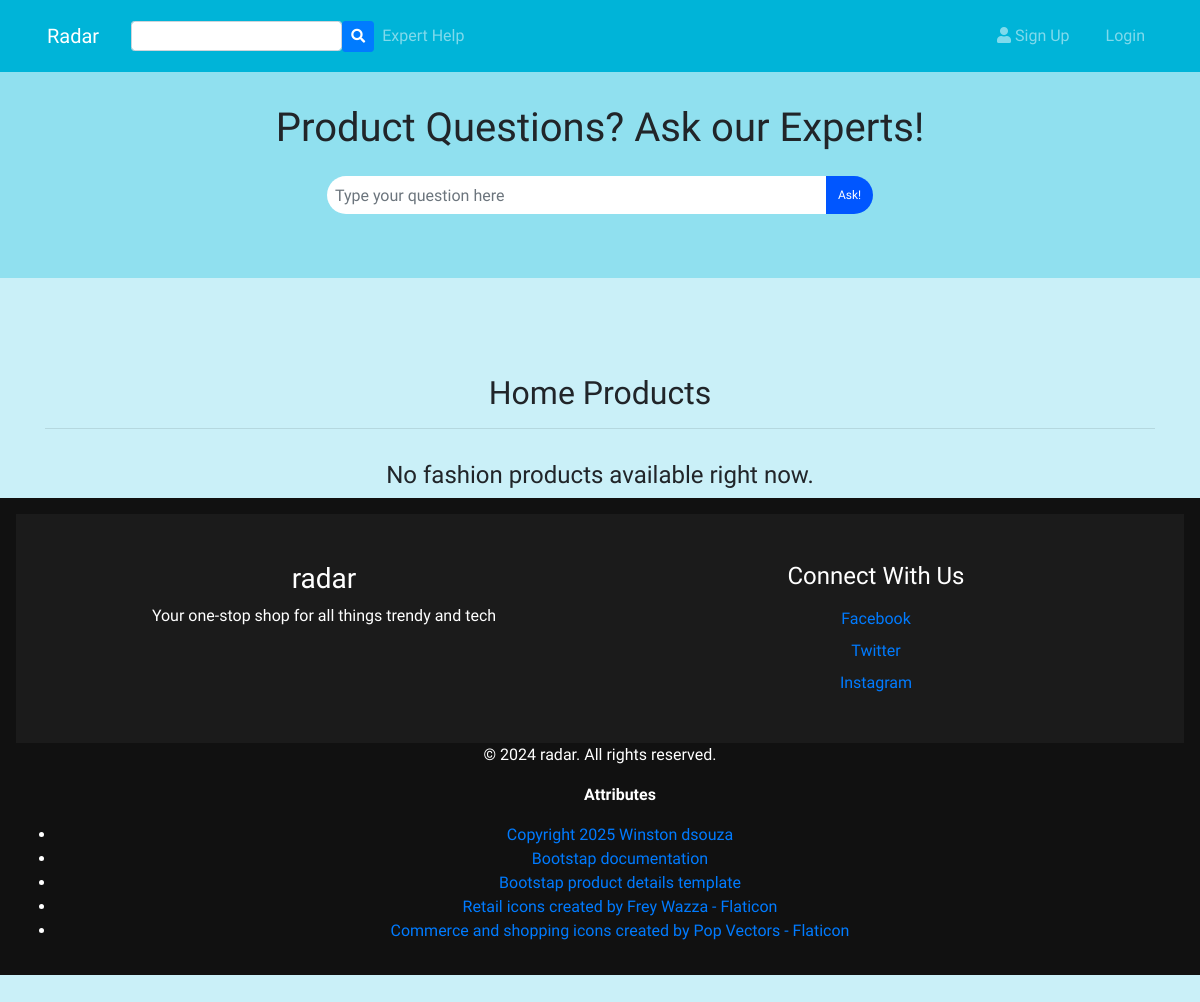
/home.php, run on an earlier commit of the app's database.
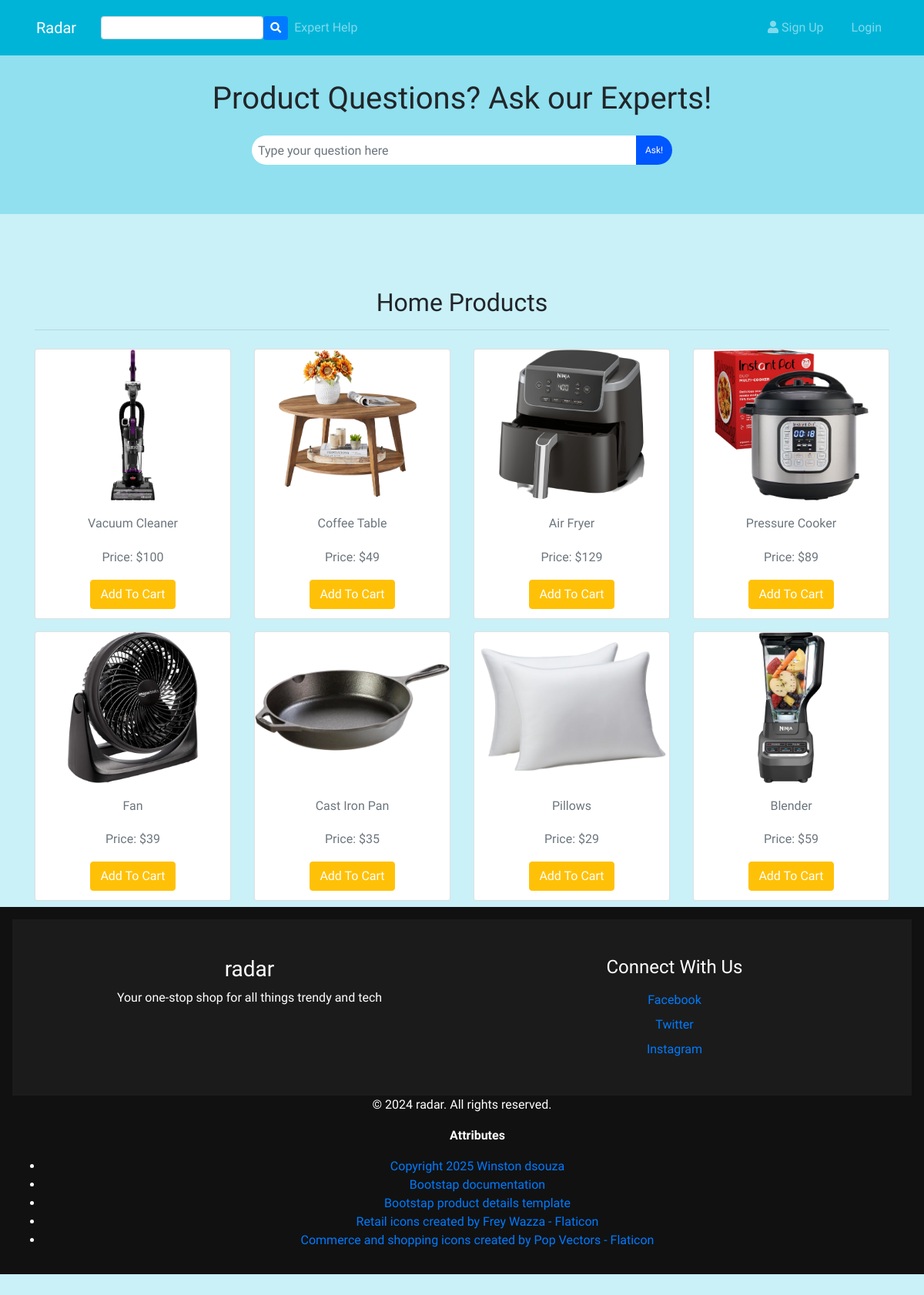
And on a later commit of the database.
### tables this page shows
CREATE TABLE `products` (
  `id` int(11) NOT NULL,
  `name` varchar(30) DEFAULT NULL,
  `price` int(20) NOT NULL,
  `image_path` varchar(255) DEFAULT NULL,
  `category` enum('','Electronics','Home','Fashion') NOT NULL DEFAULT '',
  `is_summer` tinyint(1) NOT NULL DEFAULT 0
);

### home.php (the view, shortened to what this page needs)
<?php
require 'includes/common.php';
?>
<!DOCTYPE html>
<html lang="en">
<head>
    <link rel="stylesheet" href="includes/styles.css?v=1.0">
    <link rel="stylesheet" href="https://stackpath.bootstrapcdn.com/bootstrap/4.1.3/css/bootstrap.min.css">
    <link href="https://stackpath.bootstrapcdn.com/font-awesome/4.7.0/css/font-awesome.min.css" rel="stylesheet" >
</head>
<body>
    <?php include 'includes/question_bar.php' ?>
    <div class="container" style="margin-top: 80px;">
        <h2 class="text-center">Home Products</h2>
        <hr>
        <div class="row text-center">
            <?php
            $query = "SELECT * FROM products WHERE category = 'home'";
            $result = mysqli_query($con, $query);
            if (mysqli_num_rows($result) > 0) {
                while ($row = mysqli_fetch_assoc($result)) {
                    ?>
                    <div class="col-md-3 col-6 py-2">
                        <div class="card position-relative">
                            <a href="product.php?id=<?php echo $row['id']; ?>" class="stretched-link text-decoration-none text-dark">
                                <img src="<?php echo htmlspecialchars($row['image_path']); ?>" class="img-fluid pb-1" style="height: 200px; object-fit: contain;" alt="<?php echo htmlspecialchars($row['name']); ?>">
                                <div class="figure-caption">
                                    <h6><?php echo htmlspecialchars($row['name']); ?></h6>
                                    <h6>Price: $<?php echo htmlspecialchars($row['price']); ?></h6>
                                </div>
                            </a>
                            <div class="card-footer bg-white border-0">
                                <?php
                                if (!isset($_SESSION['email'])) {
                                    ?>
                                    <a href="index.php#login" role="button" class="btn btn-warning text-white">Add To Cart</a>
                                    <?php
                                }
                                ?>
                            </div>
                        </div>
                    </div>
                    <?php
                }
            } else {
                echo "<h4 class='text-center w-100'>No fashion products available right now.</h4>";
            }
            ?>
        </div>
    </div>
    <?php include('includes/footer.php'); ?>
</body>
</html>

What changed in the data, as far as the page shows it:
added products: image_path (picture), name "Vacuum Cleaner", price "100"
added products: image_path (picture), name "Coffee Table", price "49"
added products: image_path (picture), name "Air Fryer", price "129"
added products: image_path (picture), name "Pressure Cooker", price "89"
added products: image_path (picture), name "Fan", price "39"
added products: image_path (picture), name "Cast Iron Pan", price "35"
added products: image_path (picture), name "Pillows", price "29"
added products: image_path (picture), name "Blender", price "59"
Also different on the page:
text no longer shown: "No fashion products available right now."
